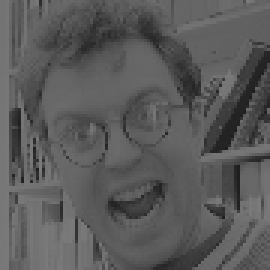
#> input picture demo/data/mkalle.gif, 90 x 90 px (shown 3 times larger)
$ python histeqdemo.py
#> lines starting #> are read from the running program, lines starting #| are printed output that depends on the picture
### demo/imageanalysistools/rgb2gray.py
import numpy as np

# Corresponds to Matlab function rgb2gray, see https://www.mathworks.com/help/matlab/ref/rgb2gray.html
def rgb2gray(image):
	return np.dot(image[...,:3], np.array([0.2989, 0.5870, 0.1140]))

### demo/histeqdemo.py
## Demo of histogram equalization

import os
import numpy as np
from matplotlib import pyplot as plt
from imageanalysistools.rgb2gray import rgb2gray

## Read in an image

inbild = rgb2gray(plt.imread(os.path.join('data', 'mkalle.gif')))
lag = 0
hog = 255

## Round to the nearest integer
# Make sure that no intensities are outside the range
bild=np.round(inbild)
bild=np.clip(bild, lag, hog)
# Transform the range from [lag,hog] to [1,M]
bild=bild+np.ones(np.shape(bild))*(1-lag)
M=hog-lag+1

## Calculate the histogram
hist1,nn1=np.histogram(bild[:],np.arange(1,M+2))
#> hist1 = 256 values, max 331 at index 102, min 0 at index 0, mean 31.64; nn1 = 257 values from 1 to 257

# Calculate the cumulative histogram
chist1=np.cumsum(hist1)
#> chist1 = 256 values from 0 to 8100
# chist1 is in principle the gray-scale transformation
# we are going to use. We just have to rescale it
hh=M*chist1/chist1[M-1]
#> hh = 256 values from 0 to 256
# and round to nearest integer
transf=np.ceil(hh)
#> transf = 256 values from 0 to 256

## OK. Now we will perform the gray-scale Transformation
utbild=np.zeros(np.shape(bild))
utbild=transf[bild.astype(int)]
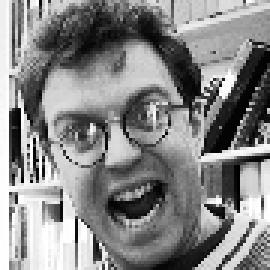
#> utbild: shape (90, 90) float64 (shown 3 times larger); min 1, max 256, mean 135.5; drawn with min black and max white

## Plot the results
plt.subplot(2,3,1)
plt.plot(np.arange(1,M+1),np.arange(1,M+1))
plt.axis([0, M, 0, M])
plt.title('The original gray-scales')

plt.subplot(2,3,2)
plt.imshow(bild, cmap='gray')
plt.title('gives this image')

plt.subplot(2,3,3)
plt.plot(chist1)
plt.axis([0, M, 0, max(chist1)])
plt.title('and this cumulative histogram')

plt.subplot(2,3,4)
plt.plot(transf)
plt.axis([0, M, 0, M])
plt.title('This gray-scale transformation')

plt.subplot(2,3,5)
plt.imshow(utbild, cmap='gray')
plt.title('gives this image')

hist2,nn2=np.histogram(utbild[:],np.arange(1,M+1))
#> hist2 = 255 values, max 331 at index 204, min 0 at index 2, mean 31.76; nn2 = 256 values from 1 to 256
chist2=np.cumsum(hist2)
#> chist2 = 255 values from 21 to 8100
plt.subplot(2,3,6)
plt.plot(chist2)
plt.axis([0, M, 0, max(chist2)])
plt.title('and this cumulative histogram.')

plt.show()
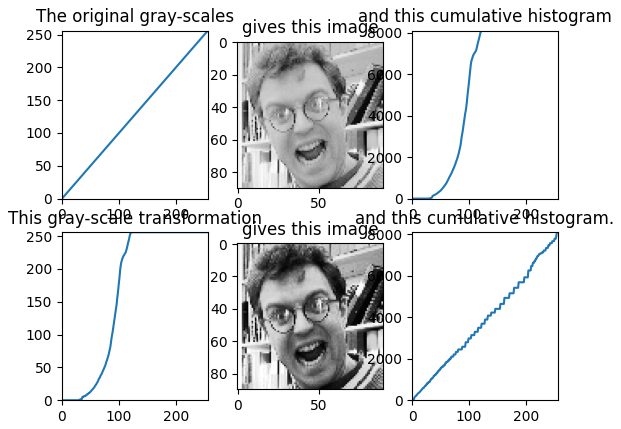
#> figure drawn by matplotlib, 6 panels; panel 1: curve peaks at x = 256, y = 256; panel 3: curve peaks at x = 123, y = 8100; panel 4: curve peaks at x = 122, y = 256; panel 6: curve peaks at x = 254, y = 8100

$ run again, with demo/data/IMG_6041.JPG saved as demo/data/mkalle.gif
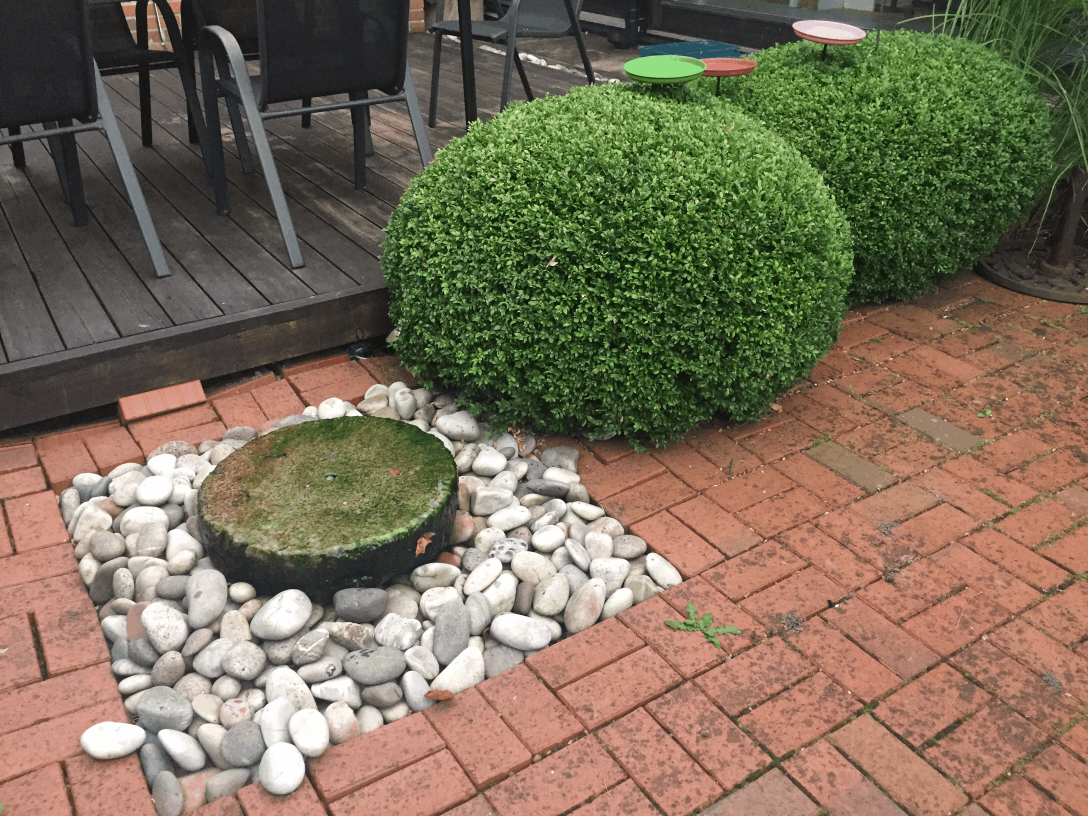
#> input picture demo/data/IMG_6041.JPG, 3264 x 2448 px (shown at 1/3 size)
#> in rgb2gray, `return np.dot(image[...,:3], np.array([0.2989, 0.5870, 0.1140]))`:
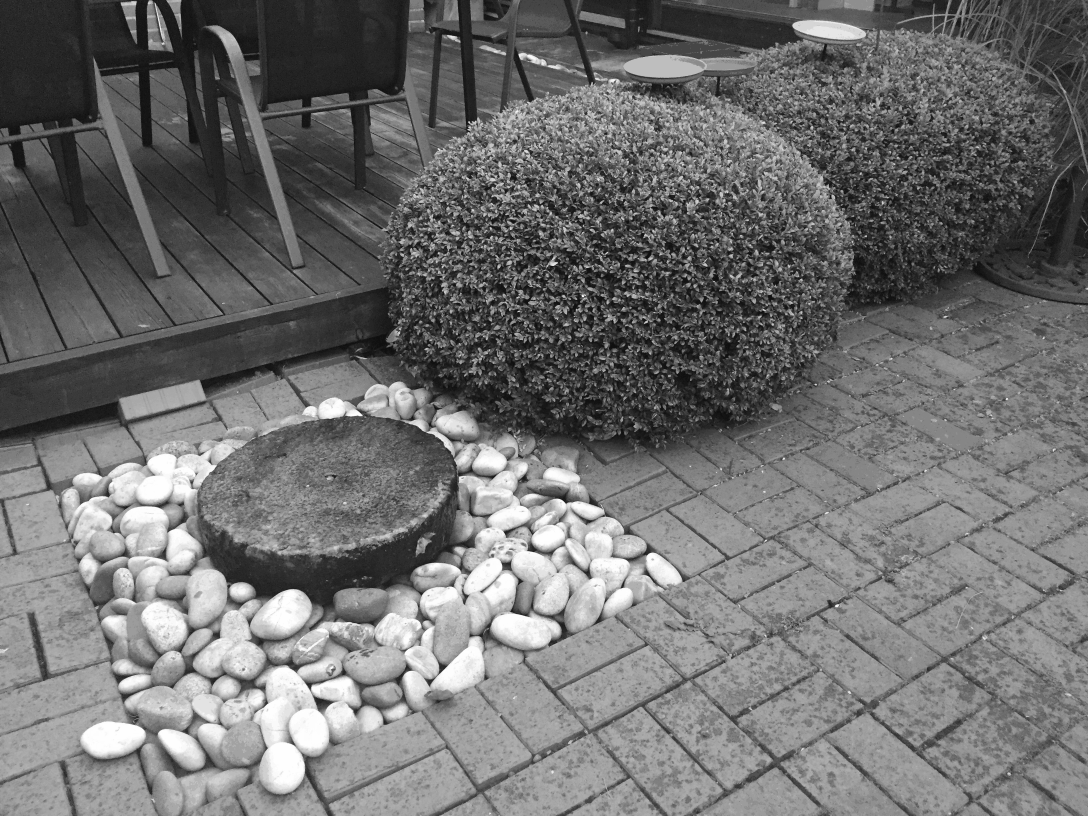
#> returned value: shape (2448, 3264) float64 (shown at 1/3 size); min 15.41, max 254.3, mean 112.3
#> hist1 = 256 values, max 145632 at index 158, min 0 at index 0, mean 31212; nn1 = 257 values from 1 to 257
#> chist1 = 256 values from 0 to 7990272
#> hh = 256 values from 0 to 256
#> `utbild=transf[bild.astype(int)]`:
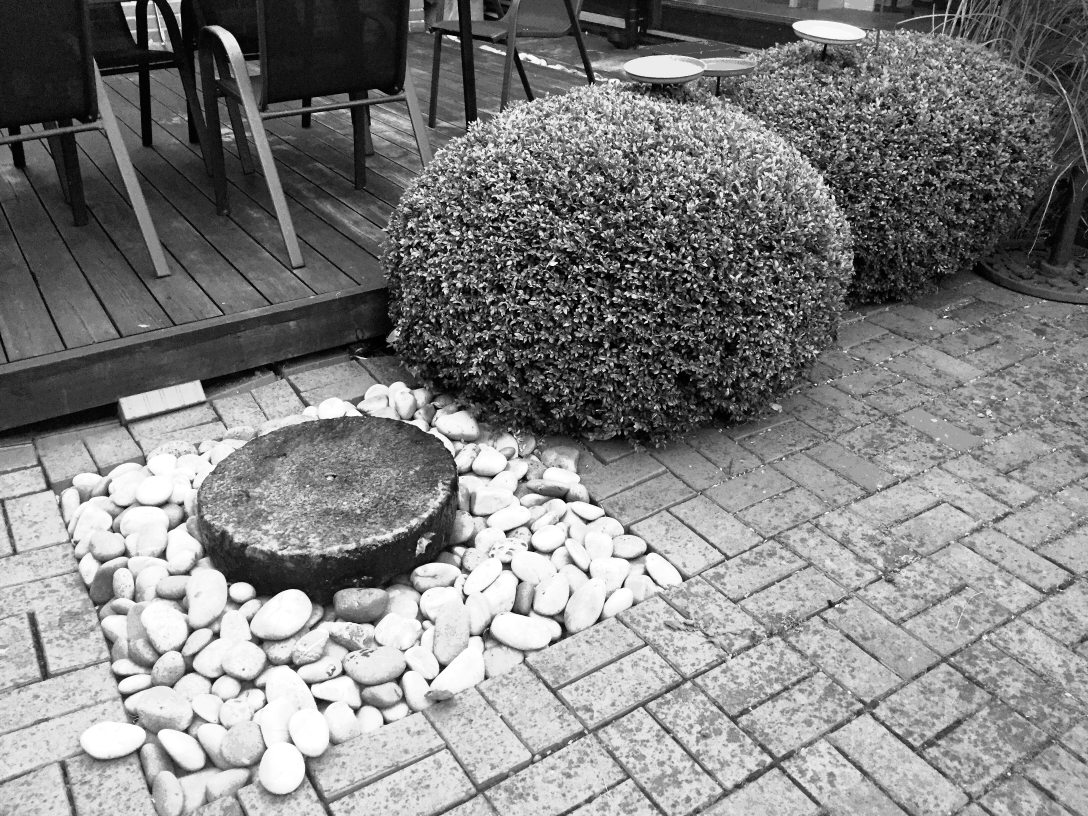
#> utbild: shape (2448, 3264) float64 (shown at 1/3 size); min 1, max 256, mean 130.7; drawn with min black and max white
#> hist2 = 255 values, max 179830 at index 65, min 0 at index 2, mean 31334.4; nn2 = 256 values from 1 to 256
#> chist2 = 255 values from 17494 to 7990272
